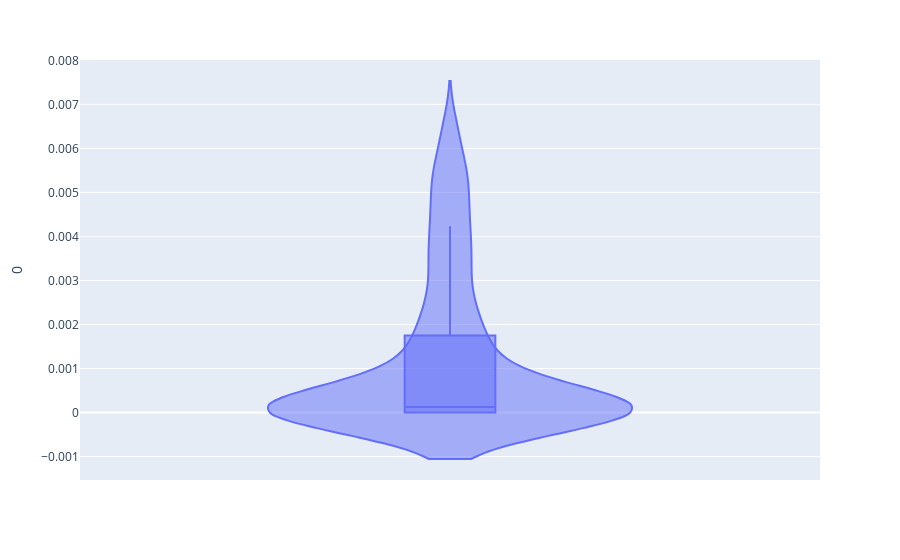

Source (notebook cell):
### Code cell
import plotly.express as px

fig = px.violin(linear_df, y=0, box=True, # draw box plot inside the violin
                points=False, # can be 'outliers', or False
               )
fig.show()

### Figure 1 — Plotly figure (JSON) as saved in the notebook; plotly's stock layout.template omitted (floating-point values rounded to 4 significant figures)
{"data": [{"alignmentgroup": "True", "box": {"visible": true}, "hovertemplate": "0=%{y}<extra></extra>", "legendgroup": "", "marker": {"color": "#636efa"}, "name": "", "offsetgroup": "", "orientation": "v", "points": false, "scalegroup": "True", "showlegend": false, "type": "violin", "x0": " ", "xaxis": "x", "y": [0.002089, 0, 0.003523, 0, 0, 0, 0.00132, 0, 0, 0.003365, 0.0003513, 0, 0, 0.0009324, 0, 0.002936, 0.005334, 0.005836, 0.004192, 0.002638, 0.003702, 0, 0, 0, 0, 0.0004832, 0, 0, 0.006475, 0.004582, 0.0004373, 0.000189, 0.0003868, 0, 0.0001208, 0.0002628, 0.004555, 0.0007758, 0.001444, 0, 0, 0, 0, 0, 0, 0.001422, 0.000897, 0.005683, 0, 0.001723, 0, 0, 0.0009912, 0.000381, 0, 0.0002893, 0.0008404, 0.0005835, 0.0004727, 0, 0.0001269, 0, 0.0008737, 0, 0.0004468, 0, 0, 0.003108, 0, 0, 0, 0, 0.00524, 0.001781, 0.003659, 0, 0, 0, 0, 0.0004208, 0, 0.001916, 0.0002472, 0.004233, 0.000527, 0, 0, 0.001349, 0.00223, 0.001185, 0.003601, 0.005499, 1.04e-05, 0, 0.001373, 0, 0, 0, 0, 0.002424, 0.00493, 0.006441, 0.004991, 0.002217, 0.001472, 0, 0, 0, 0, 0.001641, 0.002309, 0, 0, 0, 0, 0, 0, 0.004201, 0, 0.002807], "y0": " ", "yaxis": "y"}], "layout": {"autosize": true, "legend": {"tracegroupgap": 0}, "margin": {"t": 60}, "violinmode": "group", "xaxis": {"anchor": "y", "autorange": true, "domain": [0, 1], "range": [-0.5, 0.5], "type": "category"}, "yaxis": {"anchor": "x", "autorange": true, "domain": [0, 1], "range": [-0.001533, 0.008008], "title": {"text": "0"}, "type": "linear"}}}
